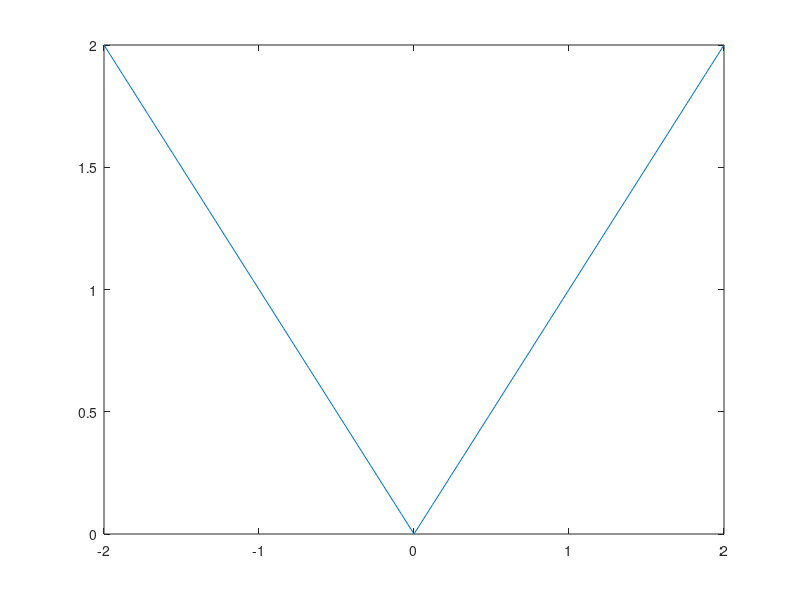

Write MATLAB code to recreate this figure.
% everything following the percent sign is a comment; it does nothing.

clear; % clears all variables from Matlab's memory.

n=101; % the semi-colon forces Matlab to NOT print the value of n.
x0=-2.0;
T=abs(2*x0); % abs(c) returns the absolute value of c.
x=zeros(n,1); % create a vector of zeros with n rows and 1 column
y=zeros(n,1); % create a vector of zeros with n rows and 1 column
for ii=1:1:n % equivalent to: for ii=1:101
    x(ii) = x0 + T*(ii-1)/(n-1);
    % Conditional: the if/else checks whether x(ii) is negative.
    % If true, it assigns y(ii) the negated value (-x) to compute |x|.
    % Otherwise, it assigns y(ii) the original value to compute |x|.
    if x(ii) < 0
        y(ii) = -x(ii);
    else
        y(ii) = x(ii);
    end
end

plot(x,y);
